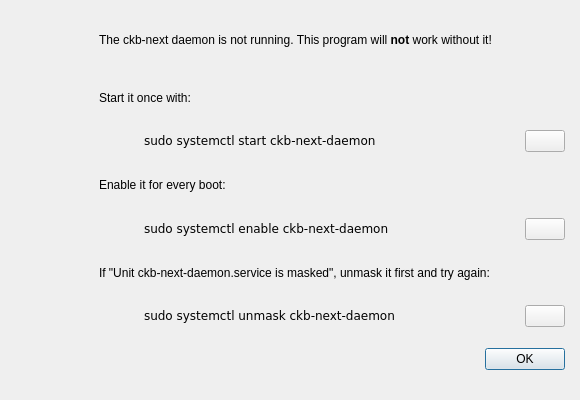
<?xml version="1.0" encoding="UTF-8"?>
<ui version="4.0">
 <class>DaemonWarnDialog</class>
 <widget class="QDialog" name="DaemonWarnDialog">
  <property name="windowModality">
   <enum>Qt::WindowModality::ApplicationModal</enum>
  </property>
  <property name="geometry">
   <rect>
    <x>0</x>
    <y>0</y>
    <width>580</width>
    <height>400</height>
   </rect>
  </property>
  <property name="sizePolicy">
   <sizepolicy hsizetype="Fixed" vsizetype="Fixed">
    <horstretch>0</horstretch>
    <verstretch>0</verstretch>
   </sizepolicy>
  </property>
  <property name="windowTitle">
   <string>ckb-next-daemon not running</string>
  </property>
  <property name="modal">
   <bool>false</bool>
  </property>
  <widget class="QWidget" name="gridLayoutWidget">
   <property name="geometry">
    <rect>
     <x>0</x>
     <y>0</y>
     <width>581</width>
     <height>400</height>
    </rect>
   </property>
   <layout class="QGridLayout" name="gridLayout" columnstretch="2,1,10,1">
    <property name="leftMargin">
     <number>16</number>
    </property>
    <property name="topMargin">
     <number>16</number>
    </property>
    <property name="rightMargin">
     <number>16</number>
    </property>
    <property name="bottomMargin">
     <number>16</number>
    </property>
    <property name="spacing">
     <number>8</number>
    </property>
    <item row="0" column="0" rowspan="8">
     <widget class="QLabel" name="iconLabel">
      <property name="text">
       <string notr="true"/>
      </property>
      <property name="alignment">
       <set>Qt::AlignmentFlag::AlignLeading|Qt::AlignmentFlag::AlignLeft|Qt::AlignmentFlag::AlignTop</set>
      </property>
      <property name="textInteractionFlags">
       <set>Qt::TextInteractionFlag::NoTextInteraction</set>
      </property>
     </widget>
    </item>
    <item row="6" column="3">
     <widget class="QPushButton" name="pushButton_3">
      <property name="toolTip">
       <string>Copy to clipboard</string>
      </property>
      <property name="text">
       <string/>
      </property>
      <property name="flat">
       <bool>false</bool>
      </property>
     </widget>
    </item>
    <item row="2" column="3">
     <widget class="QPushButton" name="pushButton">
      <property name="toolTip">
       <string>Copy to clipboard</string>
      </property>
      <property name="text">
       <string/>
      </property>
      <property name="default">
       <bool>false</bool>
      </property>
      <property name="flat">
       <bool>false</bool>
      </property>
     </widget>
    </item>
    <item row="4" column="3">
     <widget class="QPushButton" name="pushButton_2">
      <property name="toolTip">
       <string>Copy to clipboard</string>
      </property>
      <property name="text">
       <string/>
      </property>
      <property name="flat">
       <bool>false</bool>
      </property>
     </widget>
    </item>
    <item row="6" column="2">
     <widget class="QLabel" name="label_7">
      <property name="text">
       <string notr="true">&lt;code&gt;sudo systemctl unmask ckb-next-daemon&lt;/code&gt;</string>
      </property>
      <property name="textFormat">
       <enum>Qt::TextFormat::RichText</enum>
      </property>
      <property name="wordWrap">
       <bool>true</bool>
      </property>
      <property name="textInteractionFlags">
       <set>Qt::TextInteractionFlag::LinksAccessibleByKeyboard|Qt::TextInteractionFlag::LinksAccessibleByMouse|Qt::TextInteractionFlag::TextBrowserInteraction|Qt::TextInteractionFlag::TextSelectableByKeyboard|Qt::TextInteractionFlag::TextSelectableByMouse</set>
      </property>
     </widget>
    </item>
    <item row="5" column="1" colspan="3">
     <widget class="QLabel" name="label_6">
      <property name="text">
       <string>If &quot;Unit ckb-next-daemon.service is masked&quot;, unmask it first and try again:</string>
      </property>
     </widget>
    </item>
    <item row="7" column="1" colspan="3">
     <widget class="QDialogButtonBox" name="buttonBox">
      <property name="sizePolicy">
       <sizepolicy hsizetype="Minimum" vsizetype="Minimum">
        <horstretch>0</horstretch>
        <verstretch>0</verstretch>
       </sizepolicy>
      </property>
      <property name="standardButtons">
       <set>QDialogButtonBox::StandardButton::Ok</set>
      </property>
     </widget>
    </item>
    <item row="1" column="1" colspan="3">
     <widget class="QLabel" name="label_2">
      <property name="text">
       <string>Start it once with:</string>
      </property>
     </widget>
    </item>
    <item row="0" column="1" colspan="3">
     <widget class="QLabel" name="label">
      <property name="text">
       <string>The ckb-next daemon is not running. This program will &lt;b&gt;not&lt;/b&gt; work without it!</string>
      </property>
     </widget>
    </item>
    <item row="2" column="2">
     <widget class="QLabel" name="label_3">
      <property name="text">
       <string notr="true">&lt;code&gt;sudo systemctl start ckb-next-daemon&lt;/code&gt;</string>
      </property>
      <property name="textFormat">
       <enum>Qt::TextFormat::RichText</enum>
      </property>
      <property name="wordWrap">
       <bool>true</bool>
      </property>
      <property name="textInteractionFlags">
       <set>Qt::TextInteractionFlag::LinksAccessibleByKeyboard|Qt::TextInteractionFlag::LinksAccessibleByMouse|Qt::TextInteractionFlag::TextBrowserInteraction|Qt::TextInteractionFlag::TextSelectableByKeyboard|Qt::TextInteractionFlag::TextSelectableByMouse</set>
      </property>
     </widget>
    </item>
    <item row="3" column="1" colspan="3">
     <widget class="QLabel" name="label_4">
      <property name="text">
       <string>Enable it for every boot:</string>
      </property>
     </widget>
    </item>
    <item row="4" column="2">
     <widget class="QLabel" name="label_5">
      <property name="text">
       <string notr="true">&lt;code&gt;sudo systemctl enable ckb-next-daemon&lt;/code&gt;</string>
      </property>
      <property name="textFormat">
       <enum>Qt::TextFormat::RichText</enum>
      </property>
      <property name="wordWrap">
       <bool>true</bool>
      </property>
      <property name="textInteractionFlags">
       <set>Qt::TextInteractionFlag::LinksAccessibleByKeyboard|Qt::TextInteractionFlag::LinksAccessibleByMouse|Qt::TextInteractionFlag::TextBrowserInteraction|Qt::TextInteractionFlag::TextSelectableByKeyboard|Qt::TextInteractionFlag::TextSelectableByMouse</set>
      </property>
     </widget>
    </item>
   </layout>
  </widget>
 </widget>
 <resources/>
 <connections>
  <connection>
   <sender>buttonBox</sender>
   <signal>accepted()</signal>
   <receiver>DaemonWarnDialog</receiver>
   <slot>accept()</slot>
   <hints>
    <hint type="sourcelabel">
     <x>286</x>
     <y>279</y>
    </hint>
    <hint type="destinationlabel">
     <x>445</x>
     <y>293</y>
    </hint>
   </hints>
  </connection>
 </connections>
 <slots>
  <slot>accept()</slot>
 </slots>
</ui>
